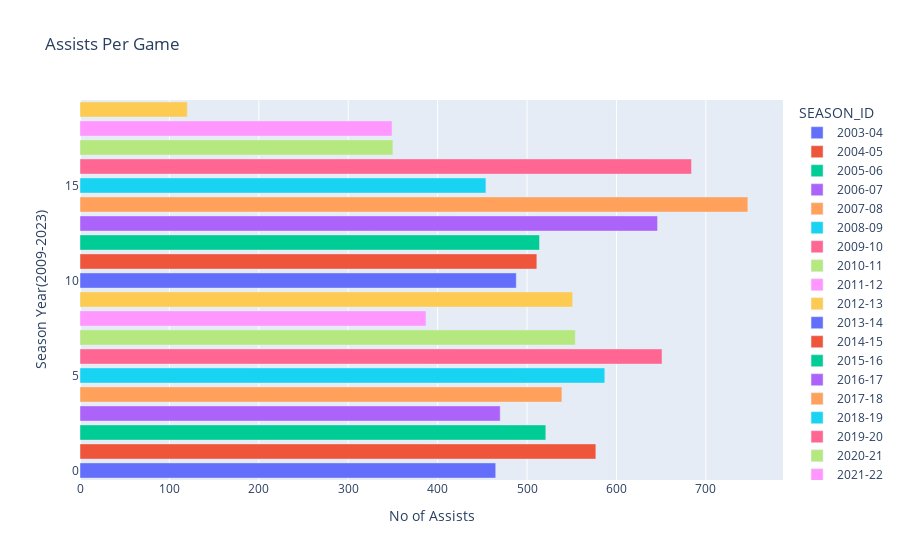

This figure's notebook cell:
### Code cell
# Assists Per Game 
fig = px.bar(career_df,x='AST',color='SEASON_ID',title='Assists Per Game',
            labels={
                "AST": "No of Assists",
                "index":"Season Year(2009-2023)"
            })
fig.show()

### Figure 1 — Plotly figure (JSON) as saved in the notebook; plotly's stock layout.template omitted (floating-point values rounded to 4 significant figures)
{"data": [{"alignmentgroup": "True", "hovertemplate": "SEASON_ID=2003-04<br>No of Assists=%{x}<br>Season Year(2009-2023)=%{y}<extra></extra>", "legendgroup": "2003-04", "marker": {"color": "#636efa", "pattern": {"shape": ""}}, "name": "2003-04", "offsetgroup": "2003-04", "orientation": "h", "showlegend": true, "textposition": "auto", "type": "bar", "x": [465], "xaxis": "x", "y": [0], "yaxis": "y"}, {"alignmentgroup": "True", "hovertemplate": "SEASON_ID=2004-05<br>No of Assists=%{x}<br>Season Year(2009-2023)=%{y}<extra></extra>", "legendgroup": "2004-05", "marker": {"color": "#EF553B", "pattern": {"shape": ""}}, "name": "2004-05", "offsetgroup": "2004-05", "orientation": "h", "showlegend": true, "textposition": "auto", "type": "bar", "x": [577], "xaxis": "x", "y": [1], "yaxis": "y"}, {"alignmentgroup": "True", "hovertemplate": "SEASON_ID=2005-06<br>No of Assists=%{x}<br>Season Year(2009-2023)=%{y}<extra></extra>", "legendgroup": "2005-06", "marker": {"color": "#00cc96", "pattern": {"shape": ""}}, "name": "2005-06", "offsetgroup": "2005-06", "orientation": "h", "showlegend": true, "textposition": "auto", "type": "bar", "x": [521], "xaxis": "x", "y": [2], "yaxis": "y"}, {"alignmentgroup": "True", "hovertemplate": "SEASON_ID=2006-07<br>No of Assists=%{x}<br>Season Year(2009-2023)=%{y}<extra></extra>", "legendgroup": "2006-07", "marker": {"color": "#ab63fa", "pattern": {"shape": ""}}, "name": "2006-07", "offsetgroup": "2006-07", "orientation": "h", "showlegend": true, "textposition": "auto", "type": "bar", "x": [470], "xaxis": "x", "y": [3], "yaxis": "y"}, {"alignmentgroup": "True", "hovertemplate": "SEASON_ID=2007-08<br>No of Assists=%{x}<br>Season Year(2009-2023)=%{y}<extra></extra>", "legendgroup": "2007-08", "marker": {"color": "#FFA15A", "pattern": {"shape": ""}}, "name": "2007-08", "offsetgroup": "2007-08", "orientation": "h", "showlegend": true, "textposition": "auto", "type": "bar", "x": [539], "xaxis": "x", "y": [4], "yaxis": "y"}, {"alignmentgroup": "True", "hovertemplate": "SEASON_ID=2008-09<br>No of Assists=%{x}<br>Season Year(2009-2023)=%{y}<extra></extra>", "legendgroup": "2008-09", "marker": {"color": "#19d3f3", "pattern": {"shape": ""}}, "name": "2008-09", "offsetgroup": "2008-09", "orientation": "h", "showlegend": true, "textposition": "auto", "type": "bar", "x": [587], "xaxis": "x", "y": [5], "yaxis": "y"}, {"alignmentgroup": "True", "hovertemplate": "SEASON_ID=2009-10<br>No of Assists=%{x}<br>Season Year(2009-2023)=%{y}<extra></extra>", "legendgroup": "2009-10", "marker": {"color": "#FF6692", "pattern": {"shape": ""}}, "name": "2009-10", "offsetgroup": "2009-10", "orientation": "h", "showlegend": true, "textposition": "auto", "type": "bar", "x": [651], "xaxis": "x", "y": [6], "yaxis": "y"}, {"alignmentgroup": "True", "hovertemplate": "SEASON_ID=2010-11<br>No of Assists=%{x}<br>Season Year(2009-2023)=%{y}<extra></extra>", "legendgroup": "2010-11", "marker": {"color": "#B6E880", "pattern": {"shape": ""}}, "name": "2010-11", "offsetgroup": "2010-11", "orientation": "h", "showlegend": true, "textposition": "auto", "type": "bar", "x": [554], "xaxis": "x", "y": [7], "yaxis": "y"}, {"alignmentgroup": "True", "hovertemplate": "SEASON_ID=2011-12<br>No of Assists=%{x}<br>Season Year(2009-2023)=%{y}<extra></extra>", "legendgroup": "2011-12", "marker": {"color": "#FF97FF", "pattern": {"shape": ""}}, "name": "2011-12", "offsetgroup": "2011-12", "orientation": "h", "showlegend": true, "textposition": "auto", "type": "bar", "x": [387], "xaxis": "x", "y": [8], "yaxis": "y"}, {"alignmentgroup": "True", "hovertemplate": "SEASON_ID=2012-13<br>No of Assists=%{x}<br>Season Year(2009-2023)=%{y}<extra></extra>", "legendgroup": "2012-13", "marker": {"color": "#FECB52", "pattern": {"shape": ""}}, "name": "2012-13", "offsetgroup": "2012-13", "orientation": "h", "showlegend": true, "textposition": "auto", "type": "bar", "x": [551], "xaxis": "x", "y": [9], "yaxis": "y"}, {"alignmentgroup": "True", "hovertemplate": "SEASON_ID=2013-14<br>No of Assists=%{x}<br>Season Year(2009-2023)=%{y}<extra></extra>", "legendgroup": "2013-14", "marker": {"color": "#636efa", "pattern": {"shape": ""}}, "name": "2013-14", "offsetgroup": "2013-14", "orientation": "h", "showlegend": true, "textposition": "auto", "type": "bar", "x": [488], "xaxis": "x", "y": [10], "yaxis": "y"}, {"alignmentgroup": "True", "hovertemplate": "SEASON_ID=2014-15<br>No of Assists=%{x}<br>Season Year(2009-2023)=%{y}<extra></extra>", "legendgroup": "2014-15", "marker": {"color": "#EF553B", "pattern": {"shape": ""}}, "name": "2014-15", "offsetgroup": "2014-15", "orientation": "h", "showlegend": true, "textposition": "auto", "type": "bar", "x": [511], "xaxis": "x", "y": [11], "yaxis": "y"}, {"alignmentgroup": "True", "hovertemplate": "SEASON_ID=2015-16<br>No of Assists=%{x}<br>Season Year(2009-2023)=%{y}<extra></extra>", "legendgroup": "2015-16", "marker": {"color": "#00cc96", "pattern": {"shape": ""}}, "name": "2015-16", "offsetgroup": "2015-16", "orientation": "h", "showlegend": true, "textposition": "auto", "type": "bar", "x": [514], "xaxis": "x", "y": [12], "yaxis": "y"}, {"alignmentgroup": "True", "hovertemplate": "SEASON_ID=2016-17<br>No of Assists=%{x}<br>Season Year(2009-2023)=%{y}<extra></extra>", "legendgroup": "2016-17", "marker": {"color": "#ab63fa", "pattern": {"shape": ""}}, "name": "2016-17", "offsetgroup": "2016-17", "orientation": "h", "showlegend": true, "textposition": "auto", "type": "bar", "x": [646], "xaxis": "x", "y": [13], "yaxis": "y"}, {"alignmentgroup": "True", "hovertemplate": "SEASON_ID=2017-18<br>No of Assists=%{x}<br>Season Year(2009-2023)=%{y}<extra></extra>", "legendgroup": "2017-18", "marker": {"color": "#FFA15A", "pattern": {"shape": ""}}, "name": "2017-18", "offsetgroup": "2017-18", "orientation": "h", "showlegend": true, "textposition": "auto", "type": "bar", "x": [747], "xaxis": "x", "y": [14], "yaxis": "y"}, {"alignmentgroup": "True", "hovertemplate": "SEASON_ID=2018-19<br>No of Assists=%{x}<br>Season Year(2009-2023)=%{y}<extra></extra>", "legendgroup": "2018-19", "marker": {"color": "#19d3f3", "pattern": {"shape": ""}}, "name": "2018-19", "offsetgroup": "2018-19", "orientation": "h", "showlegend": true, "textposition": "auto", "type": "bar", "x": [454], "xaxis": "x", "y": [15], "yaxis": "y"}, {"alignmentgroup": "True", "hovertemplate": "SEASON_ID=2019-20<br>No of Assists=%{x}<br>Season Year(2009-2023)=%{y}<extra></extra>", "legendgroup": "2019-20", "marker": {"color": "#FF6692", "pattern": {"shape": ""}}, "name": "2019-20", "offsetgroup": "2019-20", "orientation": "h", "showlegend": true, "textposition": "auto", "type": "bar", "x": [684], "xaxis": "x", "y": [16], "yaxis": "y"}, {"alignmentgroup": "True", "hovertemplate": "SEASON_ID=2020-21<br>No of Assists=%{x}<br>Season Year(2009-2023)=%{y}<extra></extra>", "legendgroup": "2020-21", "marker": {"color": "#B6E880", "pattern": {"shape": ""}}, "name": "2020-21", "offsetgroup": "2020-21", "orientation": "h", "showlegend": true, "textposition": "auto", "type": "bar", "x": [350], "xaxis": "x", "y": [17], "yaxis": "y"}, {"alignmentgroup": "True", "hovertemplate": "SEASON_ID=2021-22<br>No of Assists=%{x}<br>Season Year(2009-2023)=%{y}<extra></extra>", "legendgroup": "2021-22", "marker": {"color": "#FF97FF", "pattern": {"shape": ""}}, "name": "2021-22", "offsetgroup": "2021-22", "orientation": "h", "showlegend": true, "textposition": "auto", "type": "bar", "x": [349], "xaxis": "x", "y": [18], "yaxis": "y"}, {"alignmentgroup": "True", "hovertemplate": "SEASON_ID=2022-23<br>No of Assists=%{x}<br>Season Year(2009-2023)=%{y}<extra></extra>", "legendgroup": "2022-23", "marker": {"color": "#FECB52", "pattern": {"shape": ""}}, "name": "2022-23", "offsetgroup": "2022-23", "orientation": "h", "showlegend": true, "textposition": "auto", "type": "bar", "x": [120], "xaxis": "x", "y": [19], "yaxis": "y"}], "layout": {"barmode": "relative", "legend": {"title": {"text": "SEASON_ID"}, "tracegroupgap": 0}, "title": {"text": "Assists Per Game"}, "xaxis": {"anchor": "y", "domain": [0, 1], "title": {"text": "No of Assists"}}, "yaxis": {"anchor": "x", "domain": [0, 1], "title": {"text": "Season Year(2009-2023)"}}}}
